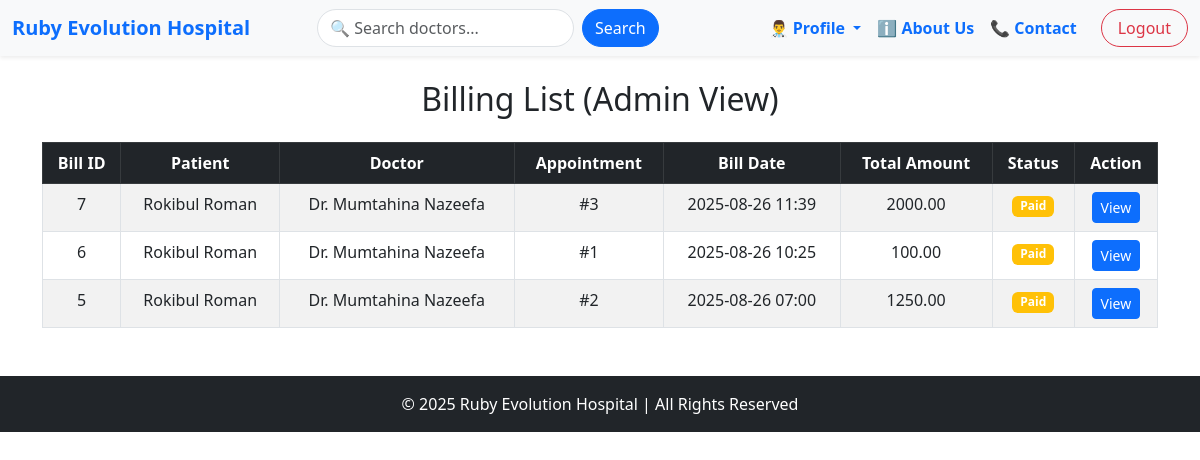
The page /accounts/billListForAdmin (signed in) on the database its author committed.
### appointment/models.py (models this page shows, shortened)
class Billing(models.Model):
    PAYMENT_STATUS = [
        ('Paid', 'Paid'),
        ('Unpaid', 'Unpaid'),
        ('Pending', 'Pending'),
    ]
    patient = models.ForeignKey(PatientProfile, on_delete=models.CASCADE)
    doctor = models.ForeignKey(DoctorProfile, on_delete=models.SET_NULL, null=True, blank=True)
    appointment = models.OneToOneField(Appointment, on_delete=models.CASCADE, null=True, blank=True)
    billDate = models.DateTimeField(auto_now_add=True)
    consultationFee = models.DecimalField(max_digits=8, decimal_places=2, default=0.00)
    medicineCharges = models.DecimalField(max_digits=10, decimal_places=2, default=0.00)
    testCharges = models.DecimalField(max_digits=10, decimal_places=2, default=0.00)
    otherCharges = models.DecimalField(max_digits=10, decimal_places=2, default=0.00)
    totalAmount = models.DecimalField(max_digits=12, decimal_places=2, default=0.00)
    paymentStatus = models.CharField(max_length=20, choices=PAYMENT_STATUS, default='Pending')

class Appointment(models.Model):
    STATUS_CHOICES = [
        ('Pending', 'Pending'),
        ('Confirmed', 'Confirmed'),
        ('Completed', 'Completed'),
        ('Cancelled', 'Cancelled'),
    ]
    patient = models.ForeignKey(PatientProfile, on_delete=models.CASCADE)
    doctor = models.ForeignKey(DoctorProfile, on_delete=models.CASCADE)
    appointment_date = models.DateTimeField()
    status = models.CharField(max_length=20, choices=STATUS_CHOICES, default='Pending')
    notes = models.TextField(null=True, blank=True)
    created_at = models.DateTimeField(auto_now_add=True)

### accounts/models.py (models this page shows, shortened)
class PatientProfile(models.Model):
    BLOOD_GROUP_CHOICES = [
        ('A+', 'A+'), ('A-', 'A-'),
        ('B+', 'B+'), ('B-', 'B-'),
        ('O+', 'O+'), ('O-', 'O-'),
        ('AB+', 'AB+'), ('AB-', 'AB-'),
    ]
    STATUS_CHOICES = [
        ('Outpatient', 'Outpatient'),
        ('Inpatient', 'Inpatient'),
        ('Discharged', 'Discharged'),
    ]
    GENDER_CHOICES = [
        ('Male', 'Male'),
        ('Female', 'Female'),
        ('Other', 'Other'),
    ]
    user = models.OneToOneField(CustomUser, on_delete=models.CASCADE)
    profile_picture = models.ImageField(upload_to='patient_profiles/', null=True, blank=True)
    date_of_birth = models.DateField(null=True, blank=True)
    gender = models.CharField(max_length=10, choices=GENDER_CHOICES, null=True, blank=True)
    contact_number = models.CharField(max_length=15, null=True, blank=True)
    address = models.TextField(null=True, blank=True)
    blood_group = models.CharField(max_length=3, choices=BLOOD_GROUP_CHOICES, null=True, blank=True)
    allergies = models.TextField(null=True, blank=True)
    emergency_contact_number = models.CharField(max_length=15, null=True, blank=True)
    status = models.CharField(max_length=20, choices=STATUS_CHOICES, default='Outpatient')

class CustomUser(AbstractUser):
    ROLE_CHOICES = (
        ('admin', 'Admin'),
        ('doctor', 'Doctor'),
        ('patient', 'Patient'),
        ('staff', 'Staff'),
    )
    CURRENT_STATUS = [
        ('apporved','Approved'),
        ('panding','Panding'),
        ('cancel','Cancel'),
    ]
    first_name = models.CharField(max_length=50,null=True)
    last_name = models.CharField(max_length=50,null=True)
    role = models.CharField(choices=ROLE_CHOICES, max_length=50,null=True, blank=True)
    current_status = models.CharField(choices=CURRENT_STATUS, max_length=50,default='panding')

class DoctorProfile(models.Model):
    DEPARTMENT_CHOICES = [
        ('Cardiology', 'Cardiology'),
        ('Neurology', 'Neurology'),
        ('Orthopedics', 'Orthopedics'),
        ('Pediatrics', 'Pediatrics'),
        ('General', 'General'),
        ('Dermatology', 'Dermatology'),
        ('Gynecology', 'Gynecology'),
    ]
    user = models.OneToOneField(CustomUser, on_delete=models.CASCADE,related_name='doctor')
    profile_picture = models.ImageField(upload_to='doctor_profiles/', null=True, blank=True)
    contact_number = models.CharField(max_length=15, null=True, blank=True)
    department = models.CharField(max_length=50, choices=DEPARTMENT_CHOICES, default='General')
    specialization = models.CharField(max_length=100, null=True, blank=True)
    qualification = models.CharField(max_length=200, null=True, blank=True)
    bio = models.TextField(null=True,blank=True)
    experience = models.PositiveIntegerField(default=0)
    consultation_fee = models.DecimalField(max_digits=8, decimal_places=2, default=0.00)
    availability_status = models.BooleanField(default=True)

### accounts/views.py (the view)
# urls.py: path('billListForAdmin', billListForAdmin, name='billListForAdmin'),
@login_required
def billListForAdmin(request):
    bills = Billing.objects.order_by('-billDate')
    return render(request,'admin/billListForAdmin.html',{'bills':bills})

### accounts/templates/admin/billListForAdmin.html
{% extends "base.html" %}
{% load static %}
{% block content %}
<div class="container mt-4">
    <h2 class="text-center mb-4">Billing List (Admin View)</h2>
    <table class="table table-bordered table-striped text-center">
        <thead class="table-dark">
            <tr>
                <th>Bill ID</th>
                <th>Patient</th>
                <th>Doctor</th>
                <th>Appointment</th>
                <th>Bill Date</th>
                <th>Total Amount</th>
                <th>Status</th>
                <th>Action</th>
            </tr>
        </thead>
        <tbody>
            {% for bill in bills %}
            <tr>
                <td>{{ bill.id }}</td>
                <td>{{ bill.appointment.patient.user.first_name }} {{ bill.appointment.patient.user.last_name }}</td>
                <td>Dr. {{ bill.appointment.doctor.user.first_name }} {{ bill.appointment.doctor.user.last_name }}</td>
                <td>#{{ bill.appointment.id }}</td>
                <td>{{ bill.billDate|date:"Y-m-d H:i" }}</td>
                <td>{{ bill.totalAmount }}</td>
                <td>
                    <span class="badge
                        {% if bill.status == 'Paid' %} bg-success
                        {% elif bill.status == 'Unpaid' %} bg-danger
                        {% else %} bg-warning {% endif %}">
                        {{ bill.paymentStatus }}
                    </span>
                </td>
                <td>
                    <a href="{% url 'BillsDetail' bill.id %}" class="btn btn-sm btn-primary">View</a>
                </td>
            </tr>
            {% empty %}
            <tr>
                <td colspan="8" class="text-center">No bills found</td>
            </tr>
            {% endfor %}
        </tbody>
    </table>
</div>
{% endblock %}

### rows shown on the page
Billing: id "7", appointment.patient.user.first_name "Rokibul", appointment.patient.user.last_name "Roman", appointment.doctor.user.first_name "Mumtahina", appointment.doctor.user.last_name "Nazeefa", appointment.id "3", billDate "2025-08-26 11:39", totalAmount "2000.00", paymentStatus "Paid"
Billing: id "6", appointment.patient.user.first_name "Rokibul", appointment.patient.user.last_name "Roman", appointment.doctor.user.first_name "Mumtahina", appointment.doctor.user.last_name "Nazeefa", appointment.id "1", billDate "2025-08-26 10:25", totalAmount "100.00", paymentStatus "Paid"
Billing: id "5", appointment.patient.user.first_name "Rokibul", appointment.patient.user.last_name "Roman", appointment.doctor.user.first_name "Mumtahina", appointment.doctor.user.last_name "Nazeefa", appointment.id "2", billDate "2025-08-26 07:00", totalAmount "1250.00", paymentStatus "Paid"
